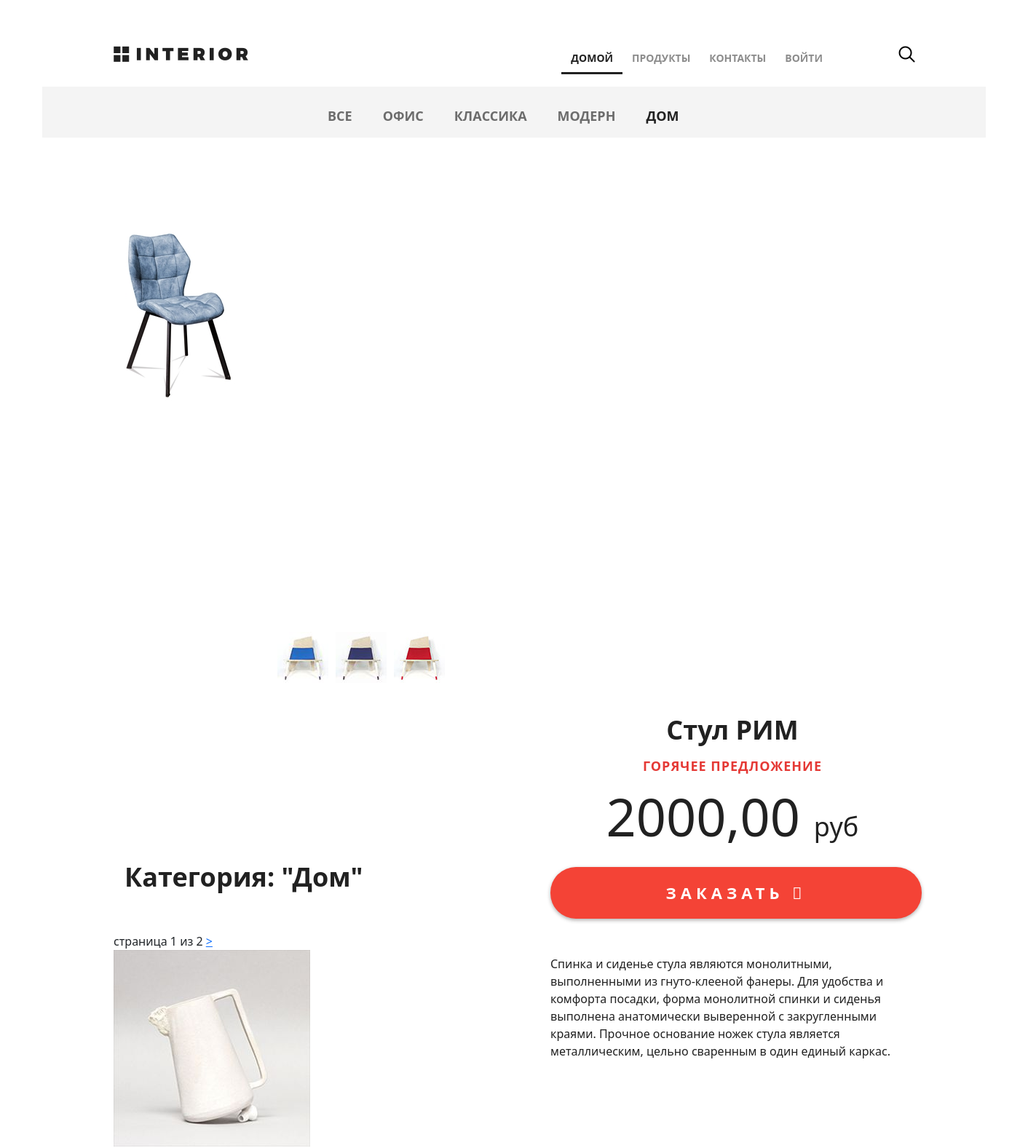
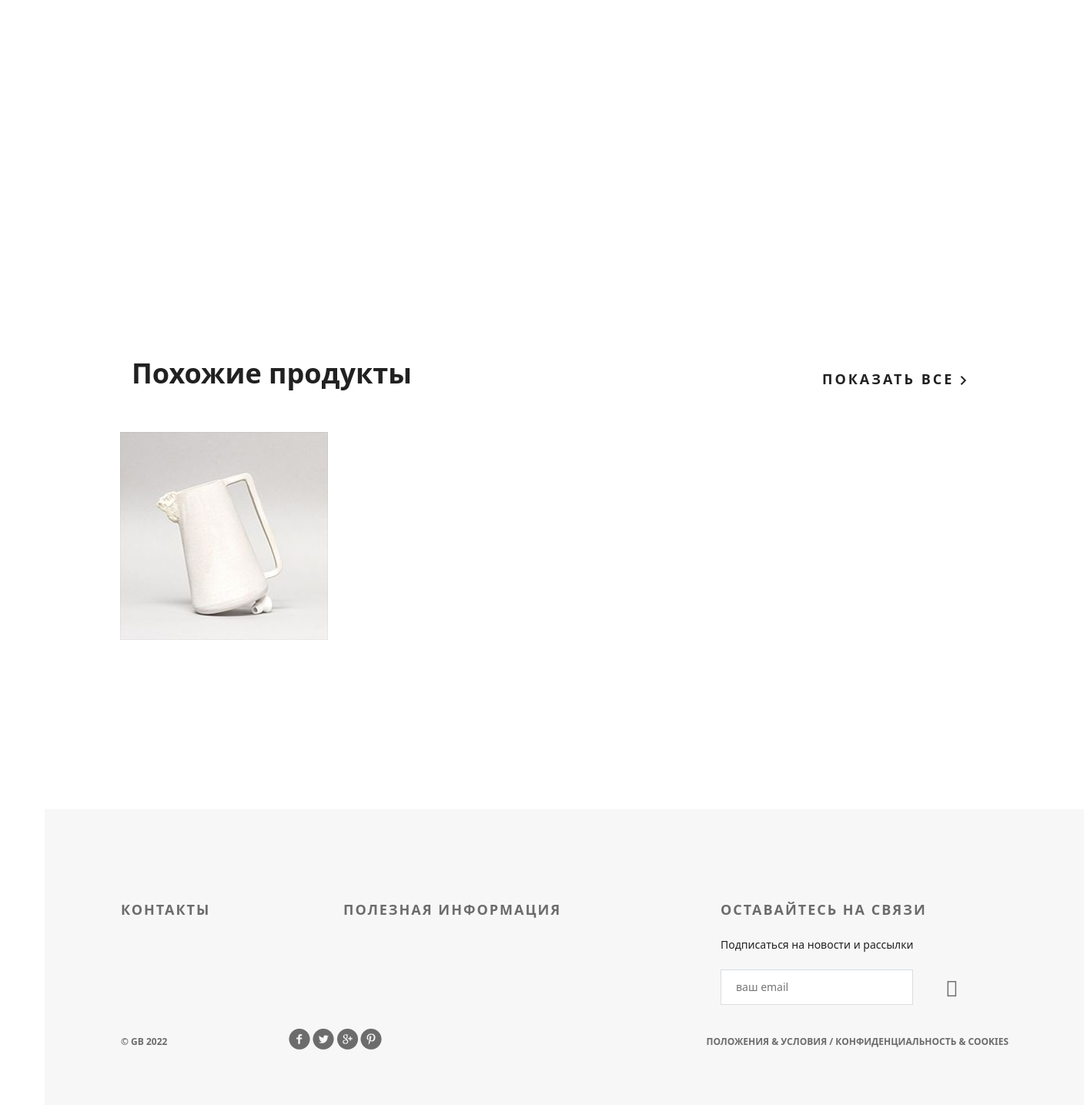
/products/category/4, run on the app's committed database (2 pictures, top to bottom).
### mainapp/models.py (models this page shows, shortened)
class ProductCategory(models.Model):
    name = models.CharField(verbose_name='имя', max_length=64, unique=True)
    description = models.TextField(verbose_name='описание', blank=True)
    created = models.DateTimeField(auto_now_add=True)
    updated = models.DateTimeField(auto_now=True)
    is_active = models.BooleanField(default=True)

class Product(models.Model):
    category = models.ForeignKey(ProductCategory, on_delete=models.CASCADE)
    name = models.CharField(verbose_name='имя продукта', max_length=128)
    image = models.ImageField(upload_to='products_images', blank=True)
    short_desc = models.CharField(verbose_name='краткое описание продукта', max_length=60, blank=True)
    description = models.TextField(verbose_name='описание продукта', blank=True)
    price = models.DecimalField(verbose_name='цена продукта', max_digits=8, decimal_places=2, default=0)
    quantity = models.PositiveIntegerField(verbose_name='количество на складе', default=0)
    is_active = models.BooleanField(default=True)

### mainapp/views.py (the view, shortened to what this page needs)
# urls.py: path('products/', include('mainapp.urls', namespace='products')),
def products(request, pk=None, page=1):
    title = 'каталог'
    links_menu = ProductCategory.objects.all()
    hot_product = get_hot_product()
    same_products = get_same_products(hot_product)
    products = Product.objects.all().order_by('price')
    if pk is not None:
        if pk == 0:
            products = Product.objects.all().order_by('price')
            category = {'pk': 0, 'name': 'Все'}
        else:
            category = get_object_or_404(ProductCategory, pk=pk)
            products = Product.objects.filter(category__pk=pk).order_by('price')
        paginator = Paginator(products, 1)
        try:
            product_paginator = paginator.page(page)
        except PageNotAnInteger:
            product_paginator = paginator.page(1)
        except EmptyPage:
            product_paginator = paginator.page(paginator.num_pages)
        context = {
            'title': title,
            'links_menu': links_menu,
            'products': product_paginator,
            'category': category,
            'hot_product': hot_product,
            'same_products': same_products,
        }
        return render(request, 'mainapp/products.html', context=context)

### mainapp/context_processors.py (called while the page is built)
def basket(request):
    print(f'context processor basket works')
    basket = []
    if request.user.is_authenticated:
        basket = Basket.objects.filter(user=request.user)
    return {
        'basket': basket,
    }

### mainapp/views.py (called while the page is built)
def get_hot_product():
    products = Product.objects.all()
    return random.sample(list(products), 1)[0]

def get_same_products(hot_product):
    same_products = Product.objects.filter(category=hot_product.category).exclude(pk=hot_product.pk)
    return same_products

### mainapp/templates/mainapp/products.html (shortened to what this page needs)
{% extends 'geekshop/base.html' %}
{% load static %}
{% block css %}
    <link rel="stylesheet" type="text/css" href="{% static '/mainapp/style.css' %}">
{% endblock %}
{% block content %}
    <div class="hero-white">
        <div class="header clearfix">
            {% include 'geekshop/includes/main_menu.html' %}
            <a href="#" class="basket"></a>
        </div>
    </div>
    <div class="details">
    <div class="links clearfix">
        <ul class="links-menu">
            <li>
                <a href="{% url 'products:category' 0 %}"
                   class="{% if request.resolver_match.kwargs.pk == 0 %}active{% endif %}">ВСЕ
                </a>
            </li>
            {% for link in links_menu %}
                <li><a href="{% url 'products:category' link.pk %}"
                       class="{% if request.resolver_match.kwargs.pk|add:'0' == link.pk %} active {% endif %}">
                    {{ link.name }}
                </a></a>
                </li>
            {% endfor %}
        </ul>
    </div>
    <div class="details-products">
        <div class="details-slider">
            <div class="slider-product">
                <img src="{{ hot_product.image.url }}">
            </div>
            <div class="slider-control">
                <div class="block">
                    <a href="#"><img src="{% static '/geekshop/img/controll.jpg' %}" alt="">
                    </a>
                </div>
                <div class="block">
                    <a href="#"><img src="{% static 'geekshop/img/controll1.jpg' %}" alt="">
                    </a>
                </div>
                <div class="block">
                    <a href="#"><img src="{% static 'geekshop/img/controll2.jpg' %}" alt="">
                    </a>
                </div>
            </div>
        </div>
        <div class="description">
            <h3 class="big-bold">{{ hot_product.short_desc }}</h3>
            <h3 class="red">горячее предложение</h3>
            <p class="price"> {{ hot_product.price }} <span>руб</span></p>
            <a href="{% url 'mainapp:detail' pk=hot_product.pk %}" class="red-button">
                заказать <i class="fa fa-chevron-right" aria-hidden="true"></i>
            </a>
            <div class="description-text">
                {{ hot_product.description }}
            </div>
        </div>
    </div>
    <div class="products_list">
    <div class="related">
        <div class="title clearfix">
            {% if category %}
                <h2>
                    Категория: "{{ category.name|title }}"
                </h2>
            {% endif %}
        </div>
        <div class="related-products clearfix">
            <div class="paginator">
                <span class="current">
            страница {{ products.number }} из
            {{ products.paginator.num_pages }}
          </span>
                {% if products.has_next %}
                    <a href="{% url 'products:page' category.pk products.next_page_number %}">
                        >
                    </a>
                {% endif %}
            </div>
            {% for product in products %}
                <div class="block">
                    <a href="{% url 'mainapp:detail' pk=product.pk %}">
                        <img src="/media/{{ product.image }}" alt="product">
                    </a>
                </div>
            {% endfor %}
        </div>
    </div>
    <div class="related">
        <div class="title clearfix">
            <h2>Похожие продукты</h2>
            <a class="explore" href="#">показать все <img src="{% static 'geekshop/img/arrow.png' %}"
                                                          alt=""></a>
        </div>
        <div class="related-products clearfix">
            {% for product in same_products %}
                <div class="block">
                    <a href="{% url 'mainapp:detail' pk=product.pk %}">
                        <img src="/media/{{ product.image }}" alt="">
                    </a>
                </div>
            {% endfor %}
        </div>
    </div>
{% endblock %}

### geekshop/static/geekshop/style.css (style rules this page uses)
* { margin: 0; padding: 0; }
body { font-family: 'Montserrat', sans-serif; }
html, body { height: 100%; }
.basket { display: block; width: 150px; height: 23px; background-image: url(img/basket.png); position: absolute; top: 60px; left: 1210px; }
.clearfix:after { content: ""; display: block; clear: both; }
.explore { text-transform: uppercase; color: #212121; font-size: 18px; font-weight: 700; line-height: 24px; text-align: center; float: right; margin-top: 138px; letter-spacing: 3px; text-decoration: none; }
.big-bold { color: #212121; font-size: 36px; font-weight: 700; text-align: left; margin-bottom: 24px; line-height: 36px; }
.title { height: 152px; margin-right: 15px; }
.title h2 { float: left; margin-top: 118px; color: #212121; font-size: 36px; font-weight: 700; text-align: left; margin-left: 15px; }
.red { text-transform: uppercase; color: #e53935; font-size: 18px; font-weight: 700; text-align: left; letter-spacing: 1px; line-height: 17px; margin-bottom: 22px; }
.hero-white { background-color: #fff; height: 119px; padding-left: 98px; padding-right: 211px; position: relative; }
.links { height: 70px; background-color: #f4f4f4; position: relative; padding-left: 360px; }
.links-menu { margin: 27px auto 0px; position: absolute; }
.links-menu li { float: left; list-style-type: none; padding-right: 42px; }
.links-menu li a { text-decoration: none; color: #6c6c6c; font-size: 18px; font-weight: 700; text-transform: uppercase; }
.links-menu .active { color: #212121; font-size: 18px; font-weight: 700; }
.details-products { padding-left: 98px; padding-right: 98px; margin-top: 98px; height: 651px; }
.details-slider { width: 570px; float: left; margin-right: 30px; }
.slider-product { width: 570px; height: 570px; }
.slider-control { width: 420px; height: 70px; margin: 11px auto 0px; padding-left: 150px }
.slider-control .block { height: 70px; width: 70px; position: relative; float: left; margin-right: 10px; }
.description { width: 535px; float: right; padding-left: 35px }
.description .big-bold { color: #212121; font-size: 36px; font-weight: 700; text-align: center; margin-top: 47px; margin-bottom: 0px; }
.description .red { text-transform: uppercase; color: #e53935; font-size: 18px; font-weight: 700; text-align: center; letter-spacing: 1px; line-height: 17px; margin-top: 23px; margin-bottom: 36px; }
.description .price { color: #212121; font-size: 72px; font-weight: 300; line-height: 48px; text-align: center; }
.description .price span { color: #212121; font-size: 36px; font-weight: 300; line-height: 48px; text-align: center; }
.description-text { margin-top: 50px; color: #212121; font-size: 16px; font-weight: 300; line-height: 24px; text-align: left; }
.related { padding: 0px 98px; }
.related .title { height: 343px; margin-right: 0; }
.related .title h2 { margin-top: 245px; }
.related .title .explore { margin-top: 262px; }
.related-products { margin-bottom: 120px; }
.related-products .block a img { float: left; }
.related-products .block { float: left; margin-right: 30px; display: block; height: 370px; width: 370px; position: relative; }

### mainapp/static/mainapp/style.css (style rules this page uses)
.red-button { display: block; height: 71px; width: 510px; border-radius: 35px; background-color: #f44336; text-align: center; text-transform: uppercase; text-decoration: none; color: #ffffff; font-size: 22px; font-weight: 700; line-height: 24px; box-shadow: 0px 2px 4.85px 0.15px rgba(33, 33, 33, 0.35); line-height: 70px; letter-spacing: 6px; margin-top: 31px; }

### data on the page
ProductCategory: name "ОФИС"
ProductCategory: name "КЛАССИКА"
ProductCategory: name "МОДЕРН"
ProductCategory: name "ДОМ", name "Дом"
Product: image (picture), short_desc "Стул РИМ", price "2000,00", description "Спинка и сиденье стула являются монолитными, выполненными из гнуто-клееной фанеры. Для удобства и комфорта посадки, форма монолитной спинки и сиденья выполнена анатомически выверенной с закругленными краями. Прочное основание ножек стула является металлическим, цельно сваренным в один единый каркас."
Product: image (picture)

### other printed values
{{ products.number }} "1"
{{ products.paginator.num_pages }} "2"
